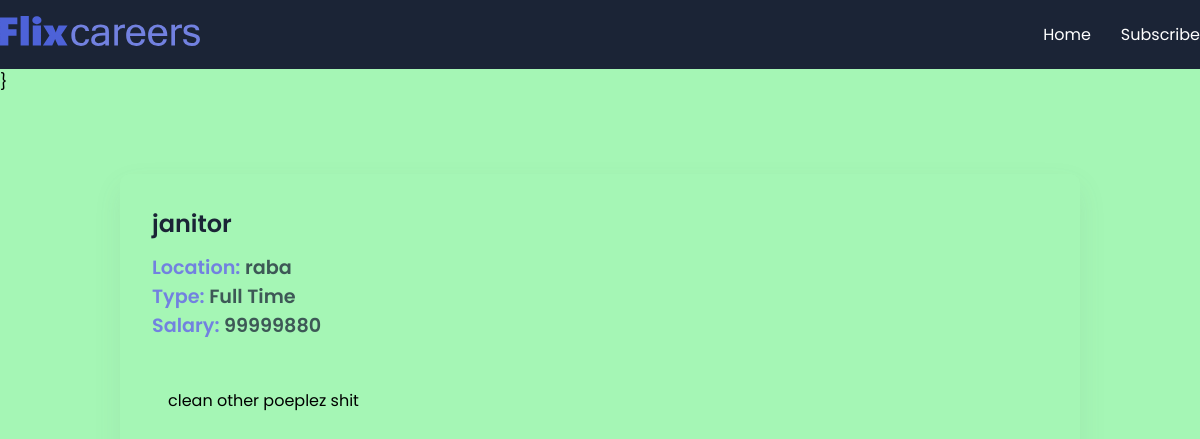
Screenshot of /jobs/job/2 with the database file from the repository.
### the_app/models.py (models this page shows, shortened)
class JobPost(models.Model):
	JOB_TYPE_CHOICES = [
		('Full Time', 'Full Time'),
		('Part Time', 'Part Time'),
	]
	title = models.CharField(max_length=200)
	description = models.TextField()
	date = models.DateTimeField(auto_now_add=True)
	expiry = models.DateField(null=True)
	salary = models.IntegerField()
	slug = models.SlugField(null=True, max_length=40, unique=True)
	location = models.ForeignKey(Location, on_delete=models.CASCADE, null=True)
	author = models.ForeignKey(Author, on_delete=models.CASCADE, null=True)
	skills = models.ManyToManyField(Skills)
	type = models.CharField(max_length=200, null=False, choices=JOB_TYPE_CHOICES)
	def __str__(self):
		return self.title + ' <' + str(self.salary) + '>'

class Location(models.Model):
	street = models.CharField(max_length=200)
	city = models.CharField(max_length=100)
	state = models.CharField(max_length=100, blank=True)
	country = models.CharField(max_length=150)
	zip = models.CharField(max_length=10, blank=True)

### the_app/views.py (the view)
# urls.py: path('job/<int:id>', views.job_details, name='job_details'),
def job_details(req, id):
    try:
        job = JobPost.objects.get(id=id)
        print(f"job {job.id} : {job}")
        ctx = {"job": job}
        return render(req, 'the_app/job-details.html', ctx)
    except Exception as e:
        print(e)
        return HttpResponseNotFound("Not found")

### the_app/templates/the_app/job-details.html (shortened to what this page needs)
{% extends "base.html" %}
{% block content %}
    <section>
      <div class="container">
        <div class="view-post">
          <h1 class="jobtitle">
            {{job.title}}
          </h1>
          <p class="location it">Location: <span>{{job.location.city}}</span></p>
          <p class="status it">Type: <span>{{job.type}}</span></p>
          <p class="budget it">Salary: <span>{{job.salary}}</span></p>
          <div class="desc">
            <p class="details">
              {{job.description}}
            </p>
          </div>
        </div>
      </div>
    </section>
{% endblock content %}

### the_app/static/the_app/style.css (style rules this page uses)
* { margin: 0; padding: 0; box-sizing: border-box; font-family: "Poppins", sans-serif; }
:root { --blue: #4d62d8; --lblue: #7281e0; --card: #fdfdfd; --shadow: #64646f17 0px 12px 29px 0px; --nav: #1b2436; }
body { background: #a5f6b5; }
.container { max-width: 1200px; margin: auto; }
.view-post { width: 80%; border-radius: 10px; box-shadow: var(--shadow); margin: 5em auto; padding: 2em; }
.desc { max-height: 300px; overflow-y: scroll; margin: 2em 0; padding: 1em; }
.jobtitle { font-size: 1.5rem; color: var(--nav); font-weight: 600; margin-bottom: 0.5em; }
.it { font-size: 1.2rem; font-weight: 600; color: var(--lblue); }
.it span { color: #1b2436c0; }

### rows the page displays
JobPost: title "janitor", location.city "raba", type "Full Time", salary "99999880", description "clean other poeplez shit"
